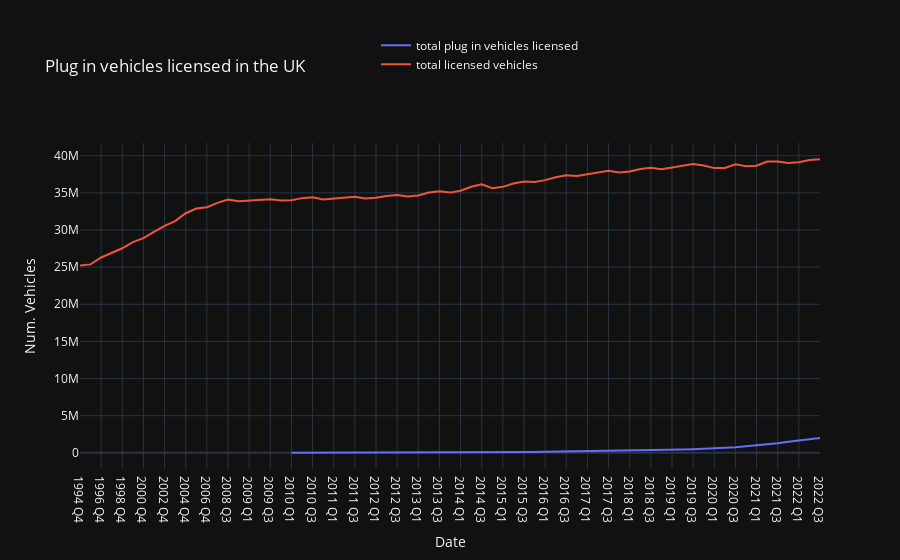

The notebook cell saved with this chart:
### Code cell
fig = px.line(merged_df, x='date_stripped',
              y=["total plug in vehicles licensed","total licensed vehicles"], 
              title='Plug in vehicles licensed in the UK', 
              template='plotly_dark', 
               labels={
                     "date_stripped": "Date",
                     "value": "Num. Vehicles",
                 }) # This is all vehicles - HGV, Buses, motorbikes, cars
fig.update_layout(legend_title_text=' ')
fig.update_layout(legend=dict(
    yanchor="top",
    y=1.4,
    xanchor="left",
    x=0.4
))
fig.show()

### Figure 1 — Plotly figure (JSON) as saved in the notebook; plotly's stock layout.template omitted (floating-point values rounded to 4 significant figures)
{"data": [{"hovertemplate": "variable=total plug in vehicles licensed<br>Date=%{x}<br>Num. Vehicles=%{y}<extra></extra>", "legendgroup": "total plug in vehicles licensed", "line": {"color": "#636efa", "dash": "solid"}, "marker": {"symbol": "circle"}, "mode": "lines", "name": "total plug in vehicles licensed", "orientation": "v", "showlegend": true, "type": "scatter", "x": ["1994 Q4", "1995 Q4", "1996 Q4", "1997 Q4", "1998 Q4", "1999 Q4", "2000 Q4", "2001 Q4", "2002 Q4", "2003 Q4", "2004 Q4", "2005 Q4", "2006 Q4", "2007 Q4", "2008 Q3", "2008 Q4", "2009 Q1", "2009 Q2", "2009 Q3", "2009 Q4", "2010 Q1", "2010 Q2", "2010 Q3", "2010 Q4", "2011 Q1", "2011 Q2", "2011 Q3", "2011 Q4", "2012 Q1", "2012 Q2", "2012 Q3", "2012 Q4", "2013 Q1", "2013 Q2", "2013 Q3", "2013 Q4", "2014 Q1", "2014 Q2", "2014 Q3", "2014 Q4", "2015 Q1", "2015 Q2", "2015 Q3", "2015 Q4", "2016 Q1", "2016 Q2", "2016 Q3", "2016 Q4", "2017 Q1", "2017 Q2", "2017 Q3", "2017 Q4", "2018 Q1", "2018 Q2", "2018 Q3", "2018 Q4", "2019 Q1", "2019 Q2", "2019 Q3", "2019 Q4", "2020 Q1", "2020 Q2", "2020 Q3", "2020 Q4", "2021 Q1", "2021 Q2", "2021 Q3", "2021 Q4", "2022 Q1", "2022 Q2", "2022 Q3"], "xaxis": "x", "y": [null, null, null, null, null, null, null, null, null, null, null, null, null, null, null, null, null, null, null, null, 15980, 16310, 15902, 16046, 16892, 17576, 17730, 17896, 18478, 19916, 20848, 22330, 23378, 24758, 25974, 27792, 31168, 35920, 45384, 55832, 72028, 83344, 95858, 109748, 131850, 148432, 168202, 183988, 208132, 227534, 253158, 274648, 301150, 327764, 358344, 387832, 415742, 440476, 481210, 529990, 592168, 628266, 743512, 870998, 986276, 1141054, 1302632, 1495790, 1686476, 1843810, 2006144], "yaxis": "y"}, {"hovertemplate": "variable=total licensed vehicles<br>Date=%{x}<br>Num. Vehicles=%{y}<extra></extra>", "legendgroup": "total licensed vehicles", "line": {"color": "#EF553B", "dash": "solid"}, "marker": {"symbol": "circle"}, "mode": "lines", "name": "total licensed vehicles", "orientation": "v", "showlegend": true, "type": "scatter", "x": ["1994 Q4", "1995 Q4", "1996 Q4", "1997 Q4", "1998 Q4", "1999 Q4", "2000 Q4", "2001 Q4", "2002 Q4", "2003 Q4", "2004 Q4", "2005 Q4", "2006 Q4", "2007 Q4", "2008 Q3", "2008 Q4", "2009 Q1", "2009 Q2", "2009 Q3", "2009 Q4", "2010 Q1", "2010 Q2", "2010 Q3", "2010 Q4", "2011 Q1", "2011 Q2", "2011 Q3", "2011 Q4", "2012 Q1", "2012 Q2", "2012 Q3", "2012 Q4", "2013 Q1", "2013 Q2", "2013 Q3", "2013 Q4", "2014 Q1", "2014 Q2", "2014 Q3", "2014 Q4", "2015 Q1", "2015 Q2", "2015 Q3", "2015 Q4", "2016 Q1", "2016 Q2", "2016 Q3", "2016 Q4", "2017 Q1", "2017 Q2", "2017 Q3", "2017 Q4", "2018 Q1", "2018 Q2", "2018 Q3", "2018 Q4", "2019 Q1", "2019 Q2", "2019 Q3", "2019 Q4", "2020 Q1", "2020 Q2", "2020 Q3", "2020 Q4", "2021 Q1", "2021 Q2", "2021 Q3", "2021 Q4", "2022 Q1", "2022 Q2", "2022 Q3"], "xaxis": "x", "y": [25231451, 25369353, 26301921, 26973790, 27538415, 28367560, 28897580, 29747130, 30556672, 31207359, 32258856, 32897383, 33070484, 33650981, 34104930, 33883382, 33974092, 34119611, 34131097, 33958430, 34007534, 34291961, 34399663, 34120149, 34235285, 34431394, 34472287, 34228594, 34347241, 34590882, 34722476, 34522322, 34635371, 35042025, 35210723, 35034487, 35297330, 35821435, 36161405, 35633107, 35810463, 36250038, 36529702, 36467487, 36717982, 37109522, 37368088, 37256803, 37517702, 37812291, 37990186, 37734992, 37891147, 38198124, 38368141, 38184027, 38404134, 38700010, 38881171, 38682719, 38331819, 38357052, 38836463, 38581794, 38646939, 39208896, 39236290, 39034266, 39123642, 39430211, 39519623], "yaxis": "y"}], "layout": {"legend": {"title": {"text": " "}, "tracegroupgap": 0, "x": 0.4, "xanchor": "left", "y": 1.4, "yanchor": "top"}, "title": {"text": "Plug in vehicles licensed in the UK"}, "xaxis": {"anchor": "y", "domain": [0, 1], "title": {"text": "Date"}}, "yaxis": {"anchor": "x", "domain": [0, 1], "title": {"text": "Num. Vehicles"}}}}
